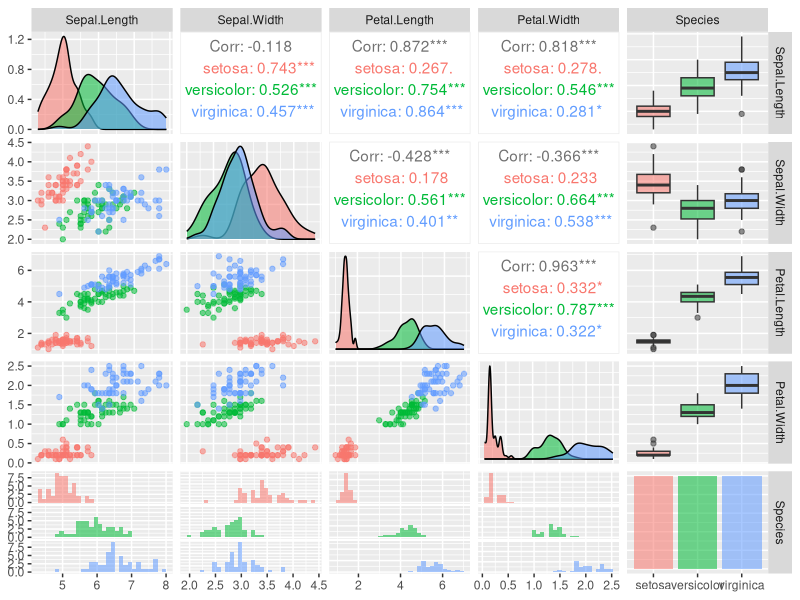
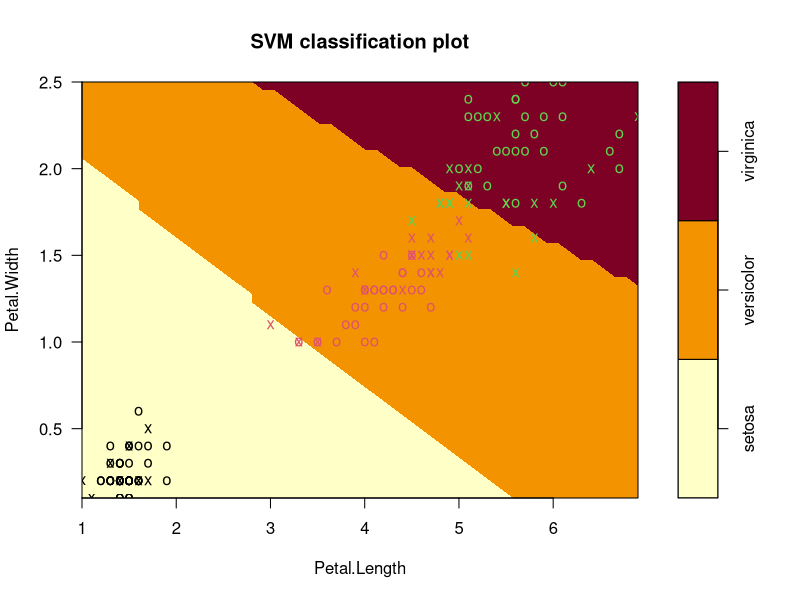
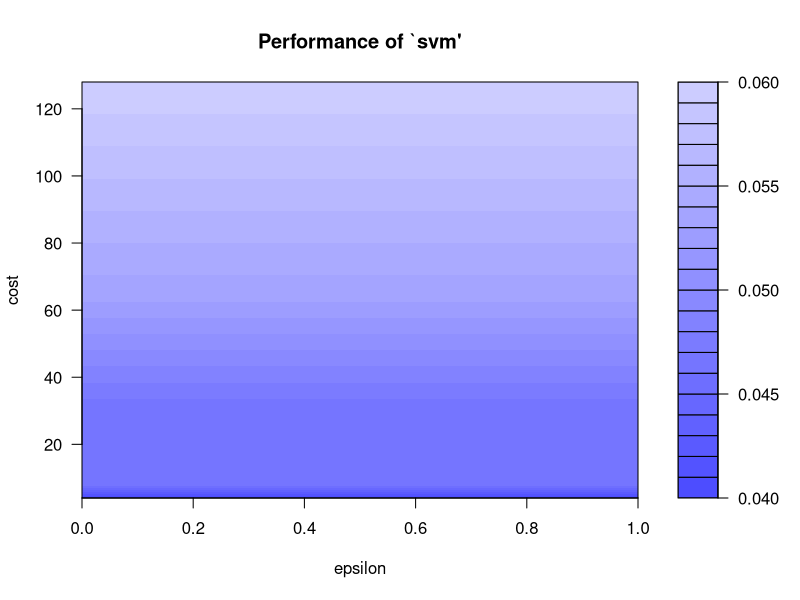
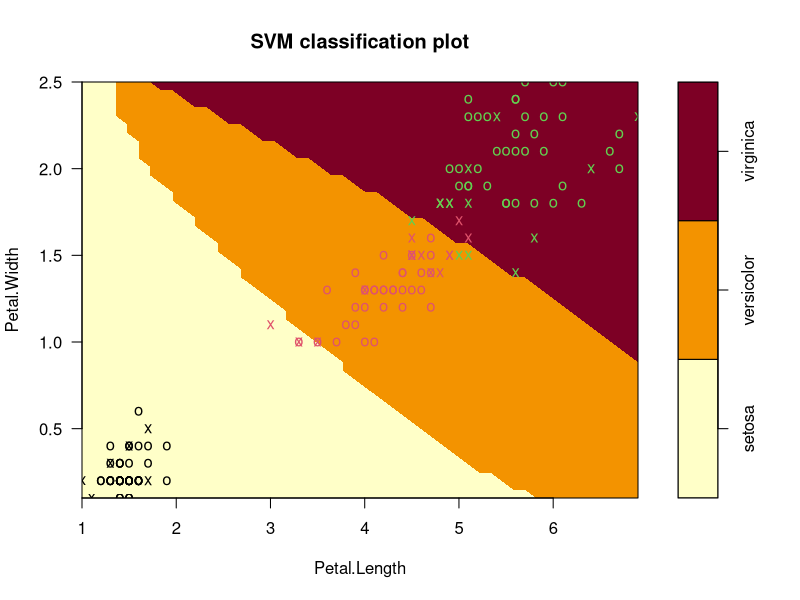

R code for these plots, in order:
install.packages("e1071")
install.packages("caret")
install.packages("ggplot2")
install.packages("GGally")
install.packages("caret")
library("e1071")
library("caret")
library("ggplot2")
library("GGally")
library("caret")

options(scipen = 999)

#use sepal length, sepal width, pedal length, pedal width to rpedict flower type#

data(iris)
str(iris)

svm_model <- svm(Species ~ ., data=iris,
                 kernel="radial")
summary(svm_model)

#EDA#
ggpairs(iris, ggplot2::aes(colour = Species, alpha = 0.4))
#petal length and petal width do a great job of identifying setosa#


#SVM Plot#
plot(svm_model, data=iris,
     Petal.Width~Petal.Length,
     slice = list(Sepal.Width=3, Sepal.Length=4),
     colour = Species)

#confusion matrix#
x <- iris[,-5]
y <- iris[5]
pred <- predict(svm_model,x)
confusionMatrix(pred,y$Species)


#parameter tuning to improve the model# #darkest blue finds best balance of over and under fitting#
set.seed(123)
tmodel=tune(svm,Species~., data=iris,
            ranges=list(epsilon= seq(0,1,0.1), cost = 2^(2:7)))
plot(tmodel)
summary(tmodel)

#best model#
mymodel=tmodel$best.model
summary(mymodel)
mymodel

plot(mymodel, data=iris,
     Petal.Width~Petal.Length,
     slice = list(Sepal.Width=3, Sepal.Length=4) )
#optimal hyperplanes##maximize the margin##support vectors#


#confusion matrix#
pred1 <- predict(mymodel,x)
confusionMatrix(pred1,y$Species)
